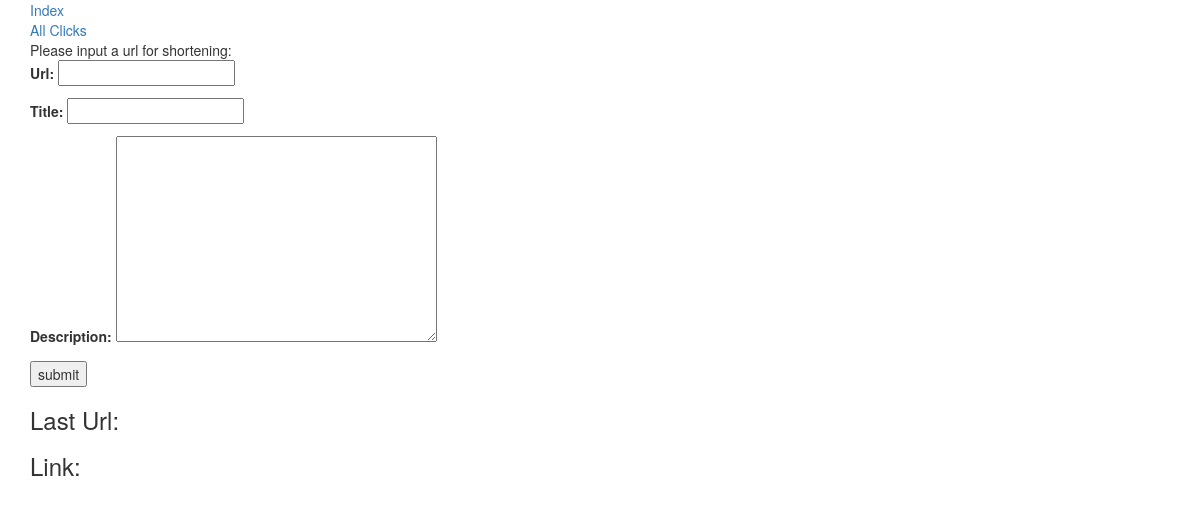
/, run on an earlier commit of the app's database.
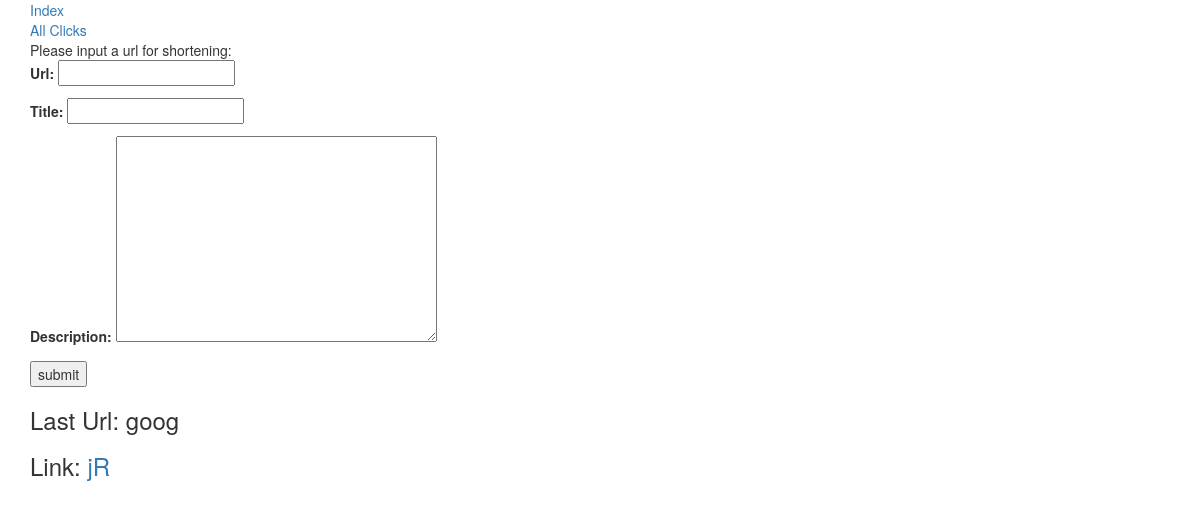
And on a later commit of the database.
### shorten_app/models.py (models this page shows)
class Url(models.Model):
    url = models.URLField()
    title = models.CharField(max_length=100)
    description = models.TextField()
    short_version = models.CharField(max_length=30)
    added = models.DateTimeField(auto_now_add=True)
    class Meta:
        ordering = ["-added"]

### shorten_app/views.py (the view, shortened to what this page needs)
# urls.py: url(r'^$', IndexView.as_view(), name="index"),
class IndexView(View):
    def get(self, request):
        url_form = UrlForm()
        last_url = Url.objects.last()
        return render(request, 'index.html', {"form": url_form, 'last_url': last_url})

### shorten_app/forms.py
class UrlForm(forms.ModelForm):
    class Meta:
        model = Url
        exclude = ['short_version']

### templates/index.html (shortened to what this page needs)
{% extends 'base.html' %}
{% block content %}
Please input a url for shortening:
    <div>
    <form action="" method="post">
        {{ form.as_p }}
    <input type="submit" value="submit">
    </form>
        </div>
    <div><h3>Last Url: {{ last_url.title }}</h3></div>
    <div><h3>Link: <a href="{% url 'clicky' last_url.short_version %}">{{ last_url.short_version }}</a></h3></div>
{% endblock %}

### templates/base.html (shortened to what this page needs)
<!DOCTYPE html>
<html lang="en">
<head>
    <link href="https://maxcdn.bootstrapcdn.com/bootstrap/3.3.6/css/bootstrap.min.css" rel="stylesheet">
</head>
<body><div class="container">
<div>
    <a href="{% url "index" %}">Index</a>
</div>
<div>
    <a href="{% url "all_clicks" %}">All Clicks</a>
</div>
{% block content %}{% endblock %}
</div></body>
</html>

What changed in the data, as far as the page shows it:
added Url: title "goog", short_version "jR"
